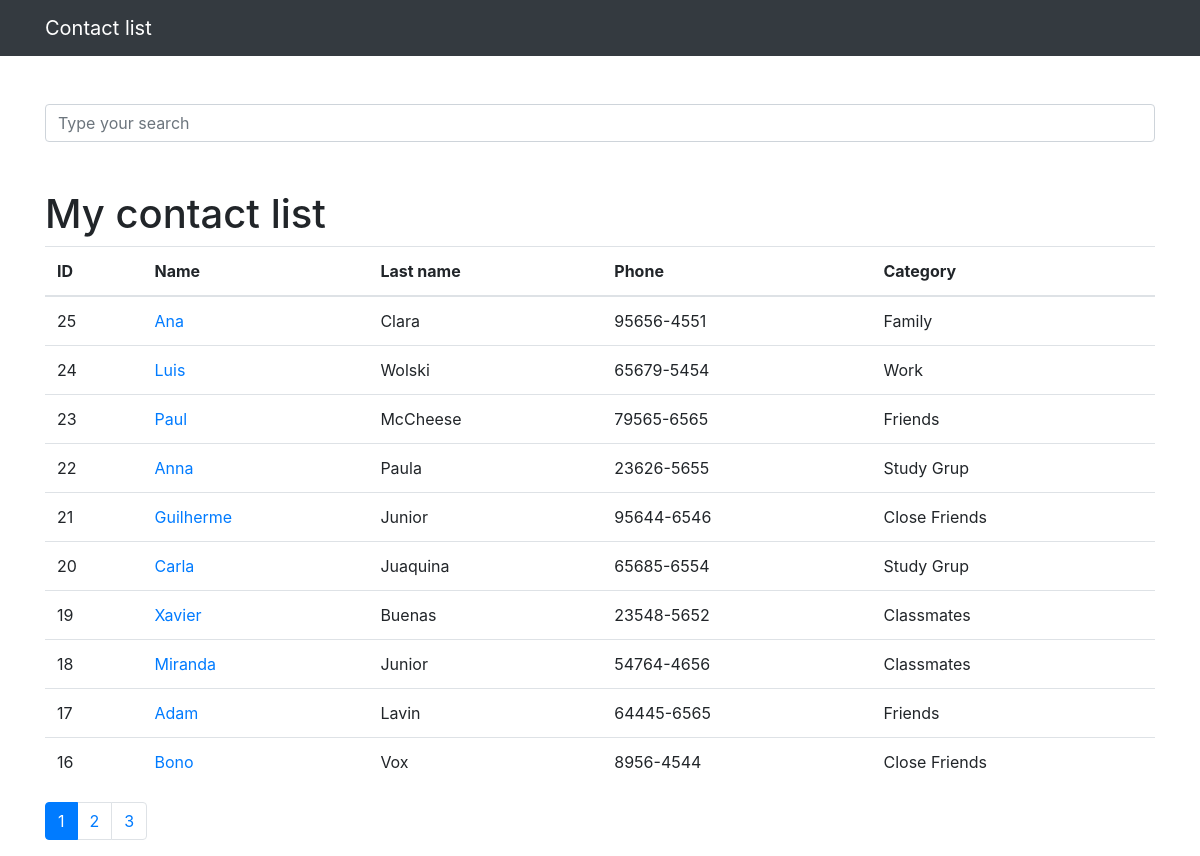
The page / on the database its author committed.
### contacts/models.py (models this page shows, shortened)
class Contact(models.Model):
    name = models.CharField(max_length=255)
    last_name = models.CharField(max_length=255, blank=True)
    phone_number = models.CharField(max_length=255)
    email = models.CharField(max_length=255, blank=True)
    creation_date = models.DateTimeField(default=timezone.now)
    description = models.TextField(blank=True)
    category = models.ForeignKey(Category, on_delete=models.DO_NOTHING)
    show = models.BooleanField(default=True)
    picture = models.ImageField(blank=True, upload_to='pictures/%Y/%m')

class Category(models.Model):
    name = models.CharField(max_length=255)
    def __str__(self):
        return self.name

### contacts/views.py (the view)
# urls.py: path('', views.index, name='index'),
def index(request):
    contacts = Contact.objects.order_by('-id').filter(
        show=True
    )
    paginator = Paginator(contacts, 10)
    page = request.GET.get('p')
    contacts = paginator.get_page(page)
    return render(request, 'contacts/index.html', {
        'contacts': contacts
    })

### contacts/templates/contacts/index.html
{% extends 'base.html' %}
{%block content%}
 <h1 class="mt-5">My contact list</h1>
        <table class="table">
          <thead>
            <tr>
              <th>ID</th>
              <th>Name</th>
              <th>Last name</th>
              <th>Phone</th>
              <th>Category</th>
            </tr>
          </thead>
          <tbody>
            {% for contact in contacts %}
              <tr>
                <td>{{contact.id}}</td>
                <td>
                  <a href="{% url 'views_contact' contact.id %}"> {{ contact.name }}</a>
                </td>
                <td>{{ contact.last_name }}</td>
                <td>{{ contact.phone_number }}</td>
                <td>{{ contact.category }}</td>
              </tr>
            {% endfor %}
          </tbody>
        </table>
<nav aria-label="Page navigation example">
  <ul class="pagination">
    {% for page in contacts.paginator.page_range %}
      {% if contacts.number == page %}
        <li class="page-item active"><a class="page-link" href="?p={{ page }}&word={{ request.GET.word }}">{{page}}</a></li>
      {% else %}
       <li class="page-item"><a class="page-link" href="?p={{ page }}&word={{ request.GET.word }}">{{page}}</a></li>
      {% endif %}
    {% endfor %}
  </ul>
</nav>
{%endblock%}

### templates/base.html (shortened to what this page needs)
{% load static %}
<!DOCTYPE html>
<html lang="pt">
<head>
  {% include 'partials/_head.html'%}
</head>
<body>
  {% include 'partials/_nav.html' %}
  <div class="container">
    <div class="row">
      <div class="col-lg-12">
        <br><br>
        {% if 'accounts' not in request.path %}
        <form method="get" action="{% url 'search' %}">
          <div class="form-group row">
            <div class="col-12">
              <input class="form-control"
                     type="search" value="{{ request.GET.word }}"
                     id="search-input"
                     placeholder="Type your search"
                     name="word">
            </div>
          </div>
        </form>
        {% endif %}
        {%block content%}{%endblock%}
      </div>
    </div>
  </div>
</body>
</html>

### templates/partials/_head.html (shortened to what this page needs)
 {% load static %}
  <link href="{% static 'vendor/bootstrap/css/bootstrap.min.css'%}" rel="stylesheet">

### templates/partials/_nav.html (shortened to what this page needs)
  <nav class="navbar navbar-expand-lg navbar-dark bg-dark static-top">
    <div class="container">
      <a class="navbar-brand" href="{% url 'index' %}">Contact list</a>
    </div>
  </nav>

### rows shown on the page
Contact: id "25", name "Ana", last_name "Clara", phone_number "95656-4551", category "Family"
Contact: id "24", name "Luis", last_name "Wolski", phone_number "65679-5454", category "Work"
Contact: id "23", name "Paul", last_name "McCheese", phone_number "79565-6565", category "Friends"
Contact: id "22", name "Anna", last_name "Paula", phone_number "23626-5655", category "Study Grup"
Contact: id "21", name "Guilherme", last_name "Junior", phone_number "95644-6546", category "Close Friends"
Contact: id "20", name "Carla", last_name "Juaquina", phone_number "65685-6554", category "Study Grup"
Contact: id "19", name "Xavier", last_name "Buenas", phone_number "23548-5652", category "Classmates"
Contact: id "18", name "Miranda", last_name "Junior", phone_number "54764-4656", category "Classmates"
Contact: id "17", name "Adam", last_name "Lavin", phone_number "64445-6565", category "Friends"
Contact: id "16", name "Bono", last_name "Vox", phone_number "8956-4544", category "Close Friends"

### other values the page prints
{{ page }} "1"
{{ page }} "2" "3"
